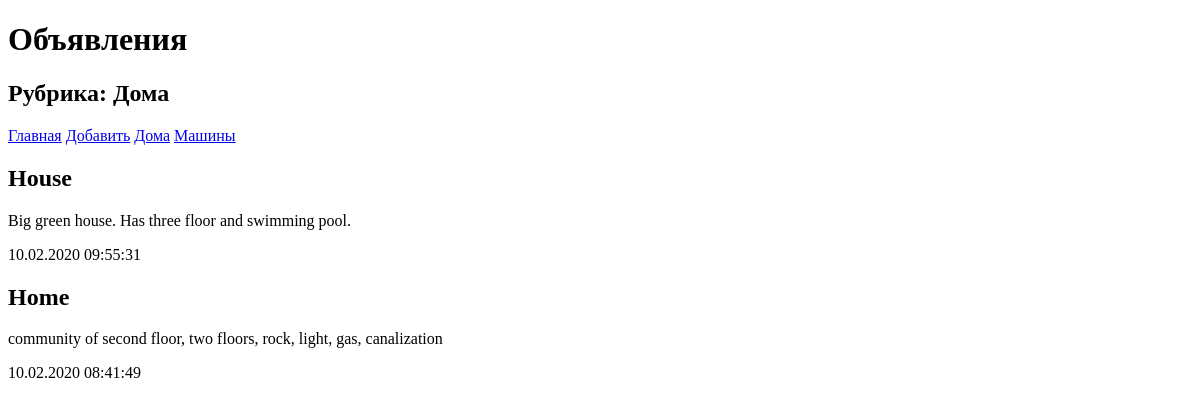
Page /bboard/1/ on the earlier database version.
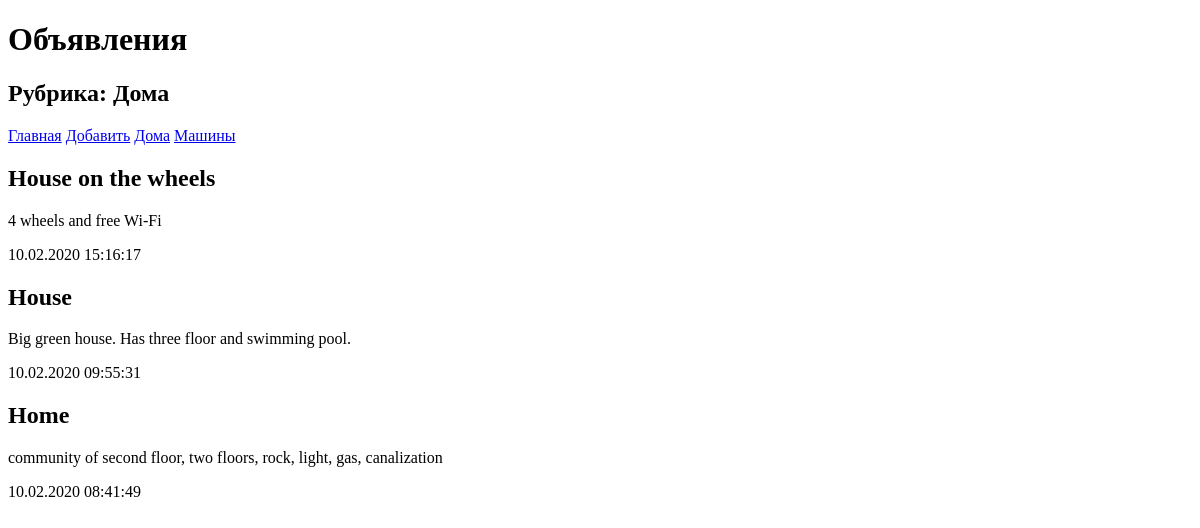
Same page on the later database version.
### bboard/models.py (models this page shows, shortened)
class Rubric(models.Model):
    name = models.CharField(max_length=20, db_index=True, verbose_name='Название')
    class Meta:
        verbose_name_plural = 'Рубрики'
        verbose_name = 'Рубрика'
        ordering = ['name']

class Bb(models.Model):
    title = models.CharField(max_length=50, verbose_name='Товар')
    content = models.TextField(null=True, blank=True, verbose_name='Описание')
    price = models.FloatField(null=True, blank=True, verbose_name='Цена')
    published = models.DateTimeField(auto_now_add=True, db_index=True, verbose_name='Опубликовано')
    rubric = models.ForeignKey('Rubric', null=True, on_delete=models.PROTECT, verbose_name='Рубрика')
    class Meta:
        verbose_name_plural = 'Объявления'
        verbose_name = 'Объявление'
        ordering = ['-published']

### bboard/views.py (the view)
# urls.py: path('<int:rubric_id>/', by_rubric, name='by_rubrics'),
def by_rubric(request, rubric_id):
    bbs = Bb.objects.filter(rubric=rubric_id)
    rubrics = Rubric.objects.all()
    current_rubric = Rubric.objects.get(pk=rubric_id)
    context = {'bbs': bbs, 'rubrics': rubrics, 'current_rubric': current_rubric}
    return render(request, 'bboard/by_rubric.html', context)

### bboard/templates/bboard/by_rubric.html (shortened to what this page needs)
<!DOCTYPE html>
<html lang="en">
<head>
</head>
<body>
    <h1>Объявления</h1>
    <h2>Рубрика: {{ current_rubric.name }}</h2>
    <div>
        <a href="{% url 'index' %}">Главная</a>
        <a href="{% url 'add' %}">Добавить</a>
        {% for rubric in rubrics %}
            <a href="{% url 'by_rubrics' rubric.pk %}">{{ rubric.name }}</a>
        {% endfor %}
    </div>
    {% for bb in bbs %}
    <div>
        <h2>{{ bb.title }}</h2>
        <p>{{ bb.content }}</p>
        <P>{{ bb.published|date:"d.m.Y H:i:s" }}</P>
    </div>
    {% endfor %}
</body>
</html>

Differences in the rows shown:
added Bb: title "House on the wheels", content "4 wheels and free Wi-Fi", published "10.02.2020 15:16:17"
